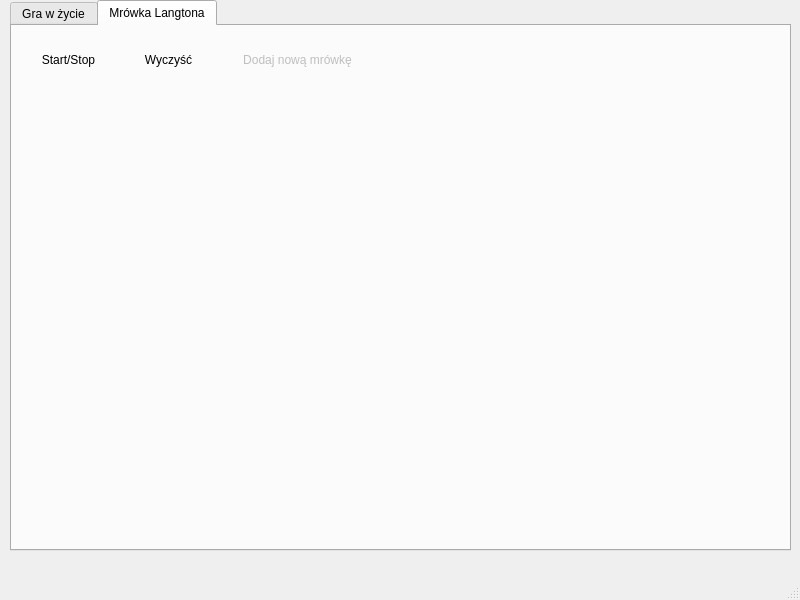
<?xml version="1.0" encoding="UTF-8"?>
<ui version="4.0">
 <class>MainWindow</class>
 <widget class="QMainWindow" name="MainWindow">
  <property name="geometry">
   <rect>
    <x>0</x>
    <y>0</y>
    <width>800</width>
    <height>600</height>
   </rect>
  </property>
  <property name="sizePolicy">
   <sizepolicy hsizetype="Fixed" vsizetype="Fixed">
    <horstretch>0</horstretch>
    <verstretch>0</verstretch>
   </sizepolicy>
  </property>
  <property name="windowTitle">
   <string>MainWindow</string>
  </property>
  <widget class="QWidget" name="centralwidget">
   <property name="sizePolicy">
    <sizepolicy hsizetype="Fixed" vsizetype="Fixed">
     <horstretch>0</horstretch>
     <verstretch>0</verstretch>
    </sizepolicy>
   </property>
   <widget class="QTabWidget" name="TabWidget">
    <property name="geometry">
     <rect>
      <x>10</x>
      <y>0</y>
      <width>781</width>
      <height>551</height>
     </rect>
    </property>
    <property name="currentIndex">
     <number>1</number>
    </property>
    <widget class="QWidget" name="LifeTab">
     <attribute name="title">
      <string>Gra w życie</string>
     </attribute>
     <widget class="QPushButton" name="lifeStartStopButton">
      <property name="geometry">
       <rect>
        <x>10</x>
        <y>20</y>
        <width>93</width>
        <height>28</height>
       </rect>
      </property>
      <property name="text">
       <string>Start/Stop</string>
      </property>
      <property name="flat">
       <bool>true</bool>
      </property>
     </widget>
     <widget class="QPushButton" name="lifeRandomPopButton">
      <property name="geometry">
       <rect>
        <x>210</x>
        <y>20</y>
        <width>151</width>
        <height>28</height>
       </rect>
      </property>
      <property name="text">
       <string>Losowa Populacja</string>
      </property>
      <property name="default">
       <bool>false</bool>
      </property>
      <property name="flat">
       <bool>true</bool>
      </property>
     </widget>
     <widget class="QPushButton" name="lifeClearButton">
      <property name="geometry">
       <rect>
        <x>110</x>
        <y>20</y>
        <width>93</width>
        <height>28</height>
       </rect>
      </property>
      <property name="text">
       <string>Wyczyść</string>
      </property>
      <property name="flat">
       <bool>true</bool>
      </property>
     </widget>
     <widget class="QWidget" name="lifeWidget" native="true">
      <property name="geometry">
       <rect>
        <x>10</x>
        <y>50</y>
        <width>751</width>
        <height>461</height>
       </rect>
      </property>
     </widget>
    </widget>
    <widget class="QWidget" name="AntTab">
     <attribute name="title">
      <string>Mrówka Langtona</string>
     </attribute>
     <widget class="QPushButton" name="antStartStopButton">
      <property name="geometry">
       <rect>
        <x>10</x>
        <y>20</y>
        <width>93</width>
        <height>28</height>
       </rect>
      </property>
      <property name="text">
       <string>Start/Stop</string>
      </property>
      <property name="flat">
       <bool>true</bool>
      </property>
     </widget>
     <widget class="QPushButton" name="antClearButton">
      <property name="geometry">
       <rect>
        <x>110</x>
        <y>20</y>
        <width>93</width>
        <height>28</height>
       </rect>
      </property>
      <property name="text">
       <string>Wyczyść</string>
      </property>
      <property name="flat">
       <bool>true</bool>
      </property>
     </widget>
     <widget class="QPushButton" name="addNewAntButton">
      <property name="enabled">
       <bool>false</bool>
      </property>
      <property name="geometry">
       <rect>
        <x>210</x>
        <y>20</y>
        <width>151</width>
        <height>28</height>
       </rect>
      </property>
      <property name="text">
       <string>Dodaj nową mrówkę</string>
      </property>
      <property name="flat">
       <bool>true</bool>
      </property>
     </widget>
     <widget class="QWidget" name="antWidget" native="true">
      <property name="geometry">
       <rect>
        <x>10</x>
        <y>50</y>
        <width>751</width>
        <height>201</height>
       </rect>
      </property>
     </widget>
    </widget>
   </widget>
  </widget>
  <widget class="QMenuBar" name="menubar">
   <property name="geometry">
    <rect>
     <x>0</x>
     <y>0</y>
     <width>800</width>
     <height>26</height>
    </rect>
   </property>
  </widget>
  <widget class="QStatusBar" name="statusbar"/>
  <action name="actionLifeStartStop">
   <property name="checkable">
    <bool>true</bool>
   </property>
   <property name="text">
    <string>lifeStartStop</string>
   </property>
   <property name="toolTip">
    <string>Uruchamia bądź zatrzymuje program</string>
   </property>
   <property name="shortcut">
    <string>S</string>
   </property>
  </action>
 </widget>
 <resources/>
 <connections/>
</ui>
